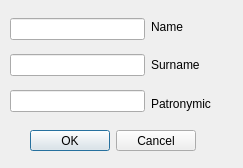
<?xml version="1.0" encoding="UTF-8"?>
<ui version="4.0">
 <class>hashtable_search</class>
 <widget class="QDialog" name="hashtable_search">
  <property name="geometry">
   <rect>
    <x>0</x>
    <y>0</y>
    <width>243</width>
    <height>168</height>
   </rect>
  </property>
  <property name="windowTitle">
   <string>Dialog</string>
  </property>
  <widget class="QWidget" name="horizontalLayoutWidget">
   <property name="geometry">
    <rect>
     <x>10</x>
     <y>10</y>
     <width>201</width>
     <height>110</height>
    </rect>
   </property>
   <layout class="QHBoxLayout" name="horizontalLayout">
    <item>
     <layout class="QVBoxLayout" name="verticalLayout">
      <item>
       <widget class="QLineEdit" name="editName"/>
      </item>
      <item>
       <widget class="QLineEdit" name="editSurname"/>
      </item>
      <item>
       <widget class="QLineEdit" name="editPatrnymic"/>
      </item>
     </layout>
    </item>
    <item>
     <layout class="QVBoxLayout" name="verticalLayout_2">
      <item>
       <widget class="QLabel" name="Name">
        <property name="text">
         <string>Name</string>
        </property>
       </widget>
      </item>
      <item>
       <widget class="QLabel" name="Surname">
        <property name="text">
         <string>Surname</string>
        </property>
       </widget>
      </item>
      <item>
       <widget class="QLabel" name="Patronymic">
        <property name="text">
         <string>Patronymic</string>
        </property>
       </widget>
      </item>
     </layout>
    </item>
   </layout>
  </widget>
  <widget class="QDialogButtonBox" name="buttonBox">
   <property name="geometry">
    <rect>
     <x>30</x>
     <y>130</y>
     <width>166</width>
     <height>21</height>
    </rect>
   </property>
   <property name="standardButtons">
    <set>QDialogButtonBox::Cancel|QDialogButtonBox::Ok</set>
   </property>
  </widget>
 </widget>
 <resources/>
 <connections/>
</ui>
